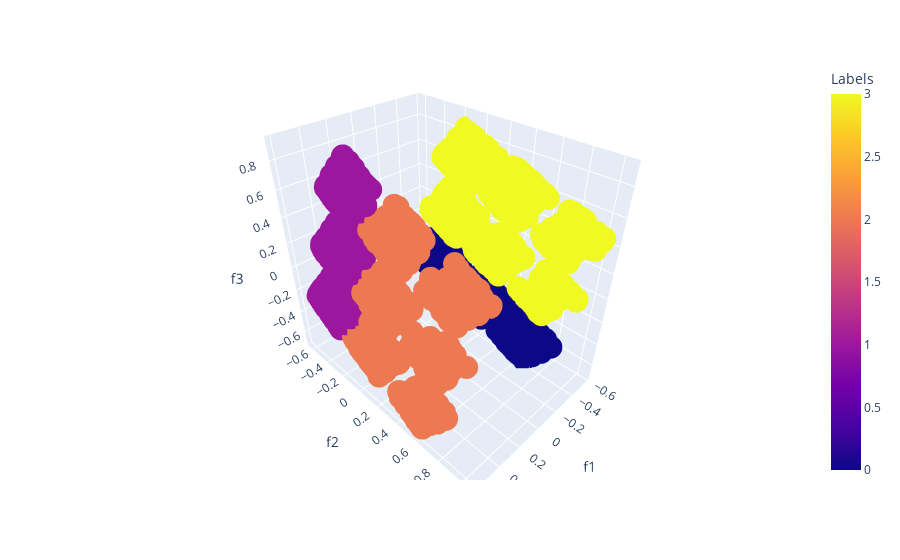

The code cell stored with this chart in its notebook:
### Markdown cell above
visualization

### Code cell
import plotly.express as px

fig = px.scatter_3d(pca_df, x='f1', y='f2', z='f3', color=pca_df['Labels'])
fig.show()

### Figure 1 — Plotly figure (JSON) as saved in the notebook; plotly's stock layout.template omitted (floating-point values rounded to 4 significant figures; data arrays with more than 128 entries replaced by an {"elided": "..."} marker saying what was removed)
{"data": [{"hovertemplate": "f1=%{x}<br>f2=%{y}<br>f3=%{z}<br>Labels=%{marker.color}<extra></extra>", "legendgroup": "", "marker": {"color": {"elided": "3493 int values"}, "coloraxis": "coloraxis", "symbol": "circle"}, "mode": "markers", "name": "", "scene": "scene", "showlegend": false, "type": "scatter3d", "x": {"elided": "3493 float values"}, "y": {"elided": "3493 float values"}, "z": {"elided": "3493 float values"}}], "layout": {"coloraxis": {"colorbar": {"title": {"text": "Labels"}}, "colorscale": [[0, "#0d0887"], [0.1111, "#46039f"], [0.2222, "#7201a8"], [0.3333, "#9c179e"], [0.4444, "#bd3786"], [0.5556, "#d8576b"], [0.6667, "#ed7953"], [0.7778, "#fb9f3a"], [0.8889, "#fdca26"], [1, "#f0f921"]]}, "legend": {"tracegroupgap": 0}, "margin": {"t": 60}, "scene": {"domain": {"x": [0, 1], "y": [0, 1]}, "xaxis": {"title": {"text": "f1"}}, "yaxis": {"title": {"text": "f2"}}, "zaxis": {"title": {"text": "f3"}}}}}
